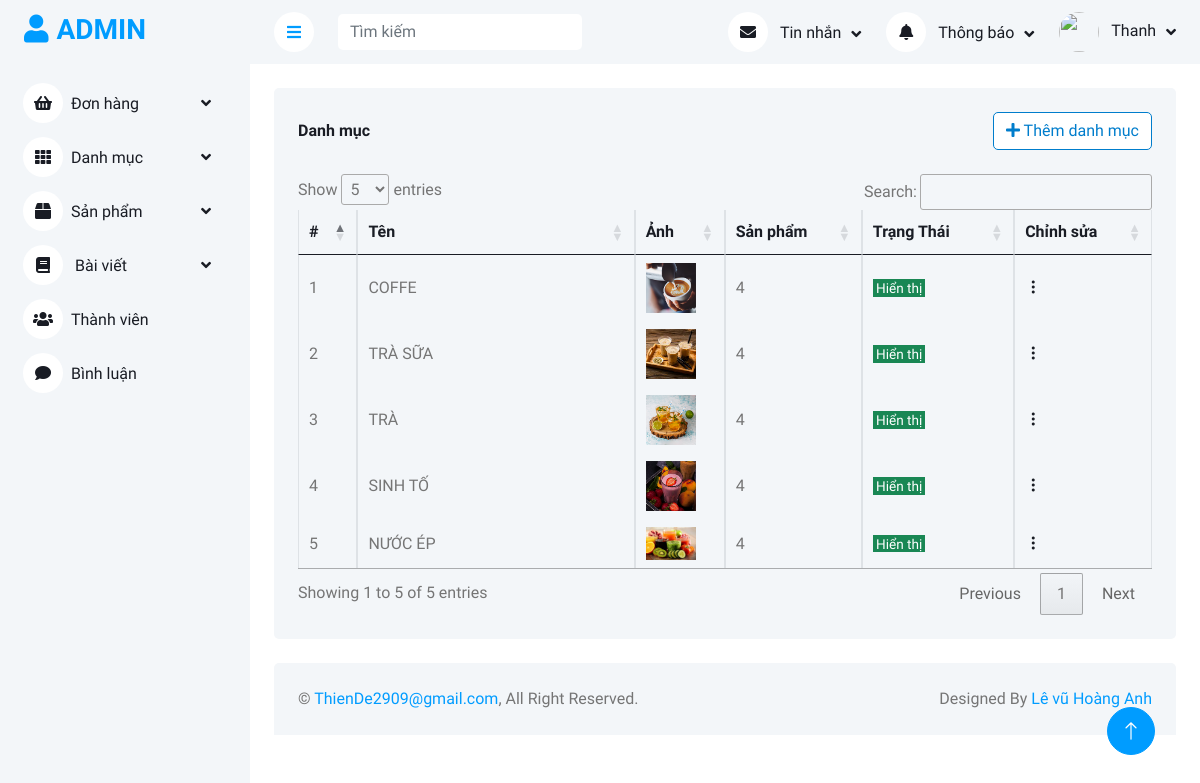
The app's page /admin/danh-muc/index.php?quanli=danh-sach-danh-muc (signed in) with its own data.
### tables this page shows
CREATE TABLE `categories` (
  `category_id` int(11) NOT NULL,
  `name` varchar(255) NOT NULL,
  `image` varchar(255) NOT NULL,
  `status` tinyint(1) NOT NULL DEFAULT 1
);

### admin/models_admin/pdo_library.php (called while the page is built, shortened)
<?php
function pdo_query($sql){
    $sql_args = array_slice(func_get_args(), 1);
    try{
        $conn = pdo_get_connection();
        $stmt = $conn->prepare($sql);
        $stmt->execute($sql_args);
        $rows = $stmt->fetchAll();
        return $rows;
    }
    catch(PDOException $e){
        throw $e;
    }
    finally{
        unset($conn);
    }
}
?>

### admin/models_admin/CategoryModel.php (called while the page is built, shortened)
<?php
    class CategoryModel {
        public function getCategoryProductCount() {
            $sql = "SELECT c.name AS category_name, c.status AS category_status,
                    c.image AS category_image, c.category_id AS cate_id,
                    COUNT(p.product_id) AS qty_product
                    FROM categories c
                    LEFT JOIN products p
                    ON c.category_id = p.category_id
                    GROUP BY c.category_id";
            return pdo_query($sql);
        }
    }
?>

### admin/danh-muc/list.php (the view, shortened to what this page needs)
<?php
    $list_catgories = $CategoryModel->getCategoryProductCount();
?>
<div class="container-fluid pt-4 px-4">
    <div class="bg-light text-center rounded p-4">
        <div class="d-flex align-items-center justify-content-between mb-4">
            <h6 class="mb-0">Danh mục</h6>
            <a href="them-danh-muc" class="btn btn-custom"><i class="fa fa-plus"></i> Thêm danh mục</a>
        </div>
        <div class="table-responsive">
            <table class="table text-start align-middle table-bordered table-hover mb-0" id="categories-list">
                <thead>
                    <tr class="text-dark">
                        <th scope="col">#</th>
                        <th scope="col">Tên</th>
                        <th scope="col">Ảnh</th>
                        <th scope="col">Sản phẩm</th>
                        <th scope="col">Trạng Thái</th>
                        <th scope="col">Chỉnh sửa</th>
                    </tr>
                </thead>
                <tbody>
                    <?php
                        $i = 0;
                    foreach ($list_catgories as $value) {
                    $i++;
                    extract($value);
                    ?>
                    <tr>
                        <td><?=$i?></td>
                        <td style="min-width: 200px;"><?=$category_name?></td>
                        <td>
                            <img style="max-width: 50px;" src="../upload/<?=$category_image?>" alt="">
                        </td>
                        <td><?=$qty_product?></td>
                        <td style="min-width: 100px;">
                            <?php
                            $trangThai = 'Tạm ẩn';
                            if($category_status == 1) {
                                $trangThai = 'Hiển thị';
                                echo '<span class="btn-small btn-success">'.$trangThai.'</span>';
                            }else {
                                echo '<span class="btn-small btn-danger">'.$trangThai.'</span>';
                            }
                            ?>
                        </td>
                        <td>
                            <div class="dropdown">
                                <a href="#" data-bs-toggle="dropdown" class="fs-24 text-gray ">
                                    <i class="bi bi-three-dots-vertical text-dark"></i>
                                </a>
                            </div>
                        </td>
                    </tr>
                    <?php
                    }
                    ?>
                </tbody>
            </table>
        </div>
    </div>
</div>

### admin/components/head.php (shortened to what this page needs)
<!DOCTYPE html>
<html lang="en">
<head>
    <link href="https://cdnjs.cloudflare.com/ajax/libs/font-awesome/5.10.0/css/all.min.css" rel="stylesheet">
    <link href="https://cdn.jsdelivr.net/npm/bootstrap-icons@1.4.1/font/bootstrap-icons.css" rel="stylesheet">
    <link href="public_admin/lib/owlcarousel/assets/owl.carousel.min.css" rel="stylesheet">
    <link href="public_admin/lib/tempusdominus/css/tempusdominus-bootstrap-4.min.css" rel="stylesheet" />
    <link rel="stylesheet" href="//cdn.datatables.net/1.13.7/css/jquery.dataTables.min.css">
    <link href="public_admin/css/bootstrap.min.css" rel="stylesheet">
    <link href="public_admin/css/style.css" rel="stylesheet">
    <link  href="public_admin/css/custom.css" rel="stylesheet">
</head>

### admin/components/header.php (shortened to what this page needs)
<body>
    <div class="container-xxl position-relative bg-white d-flex p-0">
        <div class="sidebar pe-4 pb-3">
            <nav class="navbar bg-light navbar-light">
                <a href="index.php" class="navbar-brand mx-4 mb-3">
                    <h3 class="text-primary"><i class="fa fa fa-user me-2"></i>ADMIN</h3>
                </a>
                <div class="navbar-nav w-100">
                    <div class="nav-item dropdown">
                        <a href="#" class="nav-link dropdown-toggle" data-bs-toggle="dropdown"><i class="fa fa-shopping-basket me-2"></i>Đơn hàng</a>
                    </div>
                    <div class="nav-item dropdown">
                        <a href="#" class="nav-link dropdown-toggle " data-bs-toggle="dropdown"><i class="fa fa-th me-2"></i>Danh mục</a>
                    </div>
                    <div class="nav-item dropdown">
                        <a href="#" class="nav-link dropdown-toggle" data-bs-toggle="dropdown"><i class="fas fa-box me-2"></i>Sản phẩm</a>
                    </div>
                    <div class="nav-item dropdown">
                        <a href="#" class="nav-link dropdown-toggle" data-bs-toggle="dropdown"><i class="fas fa-book me-2"></i> Bài viết</a>
                    <a href="index.php?quanli=danh-sach-khach-hang" class="nav-item nav-link"><i class="fas fa-users me-2"></i>Thành viên</a>
                    <a href="index.php?quanli=binh-luan" class="nav-item nav-link"><i class="fas fa-comment me-2"></i>Bình luận</a>
                </div>
            </nav>
        </div>
        <div class="content">
            <nav class="navbar navbar-expand bg-light navbar-light sticky-top px-4 py-0">
                <a href="#" class="sidebar-toggler flex-shrink-0">
                    <i class="fa fa-bars"></i>
                </a>
                <form class="d-none d-md-flex ms-4">
                    <input class="form-control border-0" type="search" placeholder="Tìm kiếm">
                </form>
                <div class="navbar-nav align-items-center ms-auto">
                    <div class="nav-item dropdown">
                        <a href="#" class="nav-link dropdown-toggle" data-bs-toggle="dropdown">
                            <i class="fa fa-envelope me-lg-2"></i>
                            <span class="d-none d-lg-inline-flex">Tin nhắn</span>
                        </a>
                    </div>
                    <div class="nav-item dropdown">
                        <a href="#" class="nav-link dropdown-toggle" data-bs-toggle="dropdown">
                            <i class="fa fa-bell me-lg-2"></i>
                            <span class="d-none d-lg-inline-flex">Thông báo</span>
                        </a>
                    </div>
                    <div class="nav-item dropdown">
                        <a href="#" class="nav-link dropdown-toggle" data-bs-toggle="dropdown">
                            <img class="rounded-circle me-lg-2" src="public_admin/img/user-default.png" alt="" style="width: 40px; height: 40px;">
                            <span class="d-none d-lg-inline-flex"><?=$_SESSION['user_admin']['full_name']?></span>
                        </a>
                    </div>
                </div>
            </nav>

### admin/index.php (shortened to what this page needs)
<?php
    require_once "models_admin/pdo_library.php";
    require_once "models_admin/CategoryModel.php";
    require_once "components/head.php";
    require_once "components/header.php";
    if(!isset($_GET['quanli'])) {
        require_once "home.php";
    }else {
        switch ($_GET['quanli']) {
            case 'danh-sach-danh-muc':
                require_once "danh-muc/list.php";
                break;
        }
    }
    require_once "components/footer.php";
?>

### admin/components/footer.php (shortened to what this page needs)
            <div class="container-fluid pt-4 px-4">
                <div class="bg-light rounded-top p-4">
                    <div class="row">
                        <div class="col-12 col-sm-6 text-center text-sm-start">
                            &copy; <a href="#">ThienDe2909@gmail.com</a>, All Right Reserved.
                        </div>
                        <div class="col-12 col-sm-6 text-center text-sm-end">
                            Designed By <a href="#1">Lê vũ Hoàng Anh</a>
                        </div>
                    </div>
                </div>
            </div>
        </div>
        <a href="#" class="btn btn-lg btn-primary btn-lg-square back-to-top"><i class="bi bi-arrow-up"></i></a>
    </div>
</body>
</html>

### admin/public_admin/css/style.css (style rules this page uses)
:root { --primary: #007dcc; --light: #F3F6F9; --dark: #191C24; }
.back-to-top { position: fixed; display: none; right: 45px; bottom: 45px; z-index: 99; }
.btn { transition: .5s; }
.btn.btn-primary { color: #FFFFFF; }
.btn-lg-square { width: 48px; height: 48px; }
.btn-square, .btn-sm-square, .btn-lg-square { padding: 0; display: inline-flex; align-items: center; justify-content: center; font-weight: normal; border-radius: 50px; }
.sidebar { position: fixed; top: 0; left: 0; bottom: 0; width: 250px; height: 100vh; overflow-y: auto; background: var(--light); transition: 0.5s; z-index: 999; }
.content { margin-left: 250px; min-height: 100vh; background: #FFFFFF; transition: 0.5s; }
@media (min-width: 992px) { .sidebar { margin-left: 0; } }
@media (min-width: 992px) { .content { width: calc(100% - 250px); } }
.sidebar .navbar .navbar-nav .nav-link { padding: 7px 20px; color: var(--dark); font-weight: 500; border-left: 3px solid var(--light); border-radius: 0 30px 30px 0; outline: none; }
.sidebar .navbar .navbar-nav .nav-link i { width: 40px; height: 40px; display: inline-flex; align-items: center; justify-content: center; background: #FFFFFF; border-radius: 40px; }
.sidebar .navbar .dropdown-toggle::after { position: absolute; top: 15px; right: 15px; border: none; content: "\f107"; font-family: "Font Awesome 5 Free"; font-weight: 900; transition: .5s; }
.content .navbar .navbar-nav .nav-link { margin-left: 25px; padding: 12px 0; color: var(--dark); outline: none; }
.content .navbar .sidebar-toggler, .content .navbar .navbar-nav .nav-link i { width: 40px; height: 40px; display: inline-flex; align-items: center; justify-content: center; background: #FFFFFF; border-radius: 40px; }
.content .navbar .dropdown-toggle::after { margin-left: 6px; vertical-align: middle; border: none; content: "\f107"; font-family: "Font Awesome 5 Free"; font-weight: 900; transition: .5s; }

### admin/public_admin/css/custom.css (style rules this page uses)
.btn-custom { color: #007dcc; background-color: white; border-color: #007dcc; }
.btn-small { padding: .05rem 0.2rem; font-size: .85rem; }

### records on screen
categories: name "COFFE", image (picture), qty_product "4", status "Hiển thị"
categories: name "TRÀ SỮA", image (picture), qty_product "4", status "Hiển thị"
categories: name "TRÀ", image (picture), qty_product "4", status "Hiển thị"
categories: name "SINH TỐ", image (picture), qty_product "4", status "Hiển thị"
categories: name "NƯỚC ÉP", image (picture), qty_product "4", status "Hiển thị"

### other values on screen
$_SESSION['user_admin']['full_name'] "Thanh"
